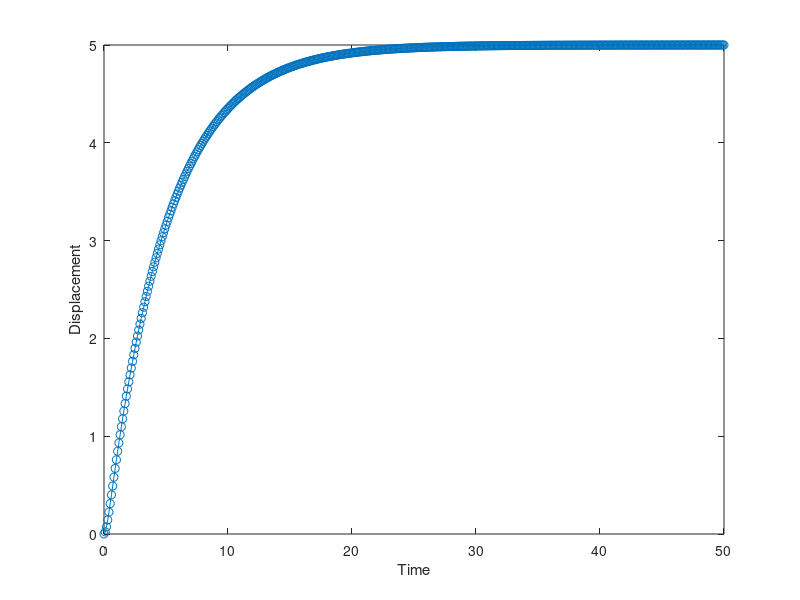
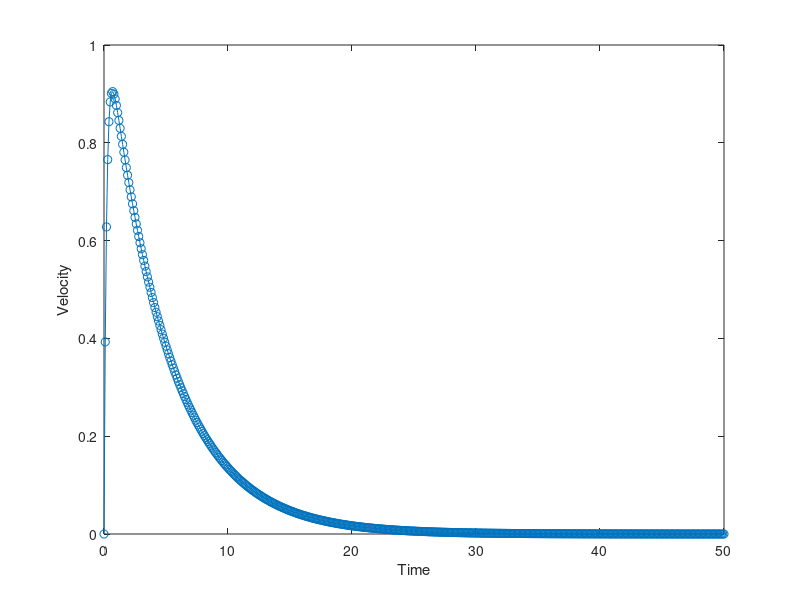

The MATLAB script that drew these images, in order:
clear; clc; close all;

m = 1;
k = 1;
c = input('Damping, C: ');

F = @(t) (t>=0 && t<=100)*5;

odeFun = @(t,y) [y(2); 1/m*(F(t)-c*y(2)-k*y(1))];
trange = 0:0.1:50;
y0 = 0; v0 = 0;
init = [y0 v0];

[t, y] = ode45(odeFun, trange, init);

figure(1)
plot(t,y(:,1),'-o')
xlabel('Time')
ylabel('Displacement')

figure(2)
plot(t,y(:,2),'-o')
xlabel('Time')
ylabel('Velocity')
